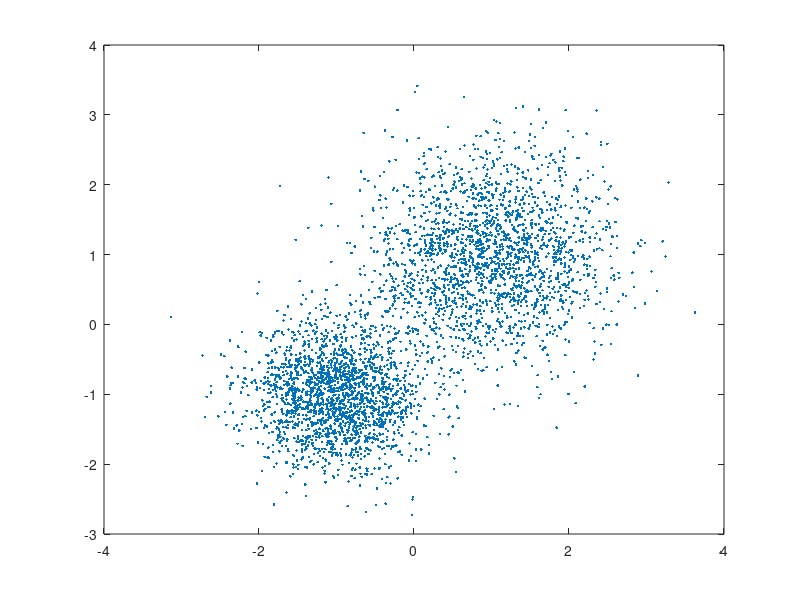

MATLAB code to generate this figure: (Note: this script raises an error after producing the figure.)
clear
%generate a random dataset with 2 feature sets
D = [randn(2000,2)*0.75+ones(2000,2);randn(2000,2)*0.55-ones(2000,2)];
%Load the iris dataset (this part must be used instead of the above line
%for loading the data in experiments
%D = csvread('iris.csv');
figure;
%plot the generated dataset
plot(D(:,1),D(:,2),'.');
%normalzie the dataset
D_Norm = (D-min (D(:))) ./ (max(D(:))) ;
%show the number of iterations on the command window
I = statset ('Display','iter');
%cluster the data using the kmedoids command
[idx,C,sumd,d,midx,info] = kmedoids(D_Norm,2,'Distance','cityblock','Options',I);
%save all the achieved results as txt files
save kmedoids_idx.txt idx -ascii -double
save kmedoids_C.txt C -ascii -double
save kmedoids_sumd.txt sumd -ascii -double
save kmedoids_d.txt d -ascii -double
%plot the clusters and their centroids
plot(D_Norm(idx==1,1),D_Norm(idx==1,2),'r.','MarkerSize',7)
hold on
plot(D_Norm(idx==2,1),D_Norm(idx==2,2),'b.','MarkerSize',7)
plot(C(:,1),C(:,2),'co','MarkerSize',7,'LineWidth',1.5)
legend('Cluster 1','Cluster 2','Medoids','Location','NW');
title('Cluster Assignments and Medoids');
hold off
%evaluate the clustering approach
e = silhouette(D,idx);